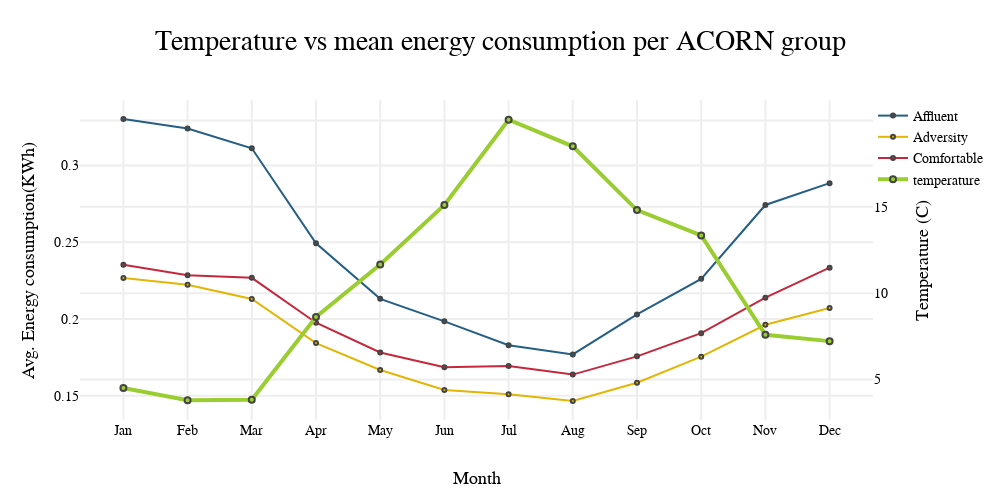

Here is the notebook cell this chart was saved with:
### Code cell
trace1 = go.Scatter(
         x=df_aeg.index,
         y=df_aeg.Affluent,                   
         name='Affluent',
         mode='lines+markers',
         marker=dict(
                size=4,
                color="#255F85",
                line=dict(width=2)),
                   ) 
trace2 = go.Scatter(
         x=df_aeg.index,
         y=df_aeg.Adversity,                   
         name='Adversity',
         mode='lines+markers',
         marker=dict(
                size=4,
                color="#E3B505",
                line=dict(width=2)),
                   ) 
trace3 = go.Scatter(
         x=df_aeg.index,
         y=df_aeg.Comfortable,                   
         name='Comfortable',
         mode='lines+markers',
         marker=dict(
                size=4,
                color="#C5283D",
                line=dict(width=2)),
                    )  
trace4 = go.Scatter(
         x=df_weather.month,
         y=df_weather.temperature,
         name='temperature',
         mode='lines+markers',
         line=dict(width=4),
         marker=dict(
                  color="yellowgreen",
                  line=dict(width=2)),
                  xaxis='x1', 
                  yaxis='y2')
data = [trace1, trace2,trace3,trace4]
layout = go.Layout(
         autosize=False,
         width=1000,
         height=500,
         title='Temperature vs mean energy consumption per ACORN group ',
         font=dict(family='Arial', size=20, color='black'),
         xaxis=dict(
         title='Month',
         titlefont=dict(
                   family='Arial',
                   size=18,
                   color='black'),
         tickfont=dict(
                  family='Arial',
                  size=14,
                  color='black'),
         gridwidth=2),
         yaxis=dict(
               title='Avg. Energy consumption(KWh)',
               titlefont=dict(
               family='Arial',
               size=18,
               color='black'),
         tickfont=dict(
                  family='Arial',
                  size=14,
                  color='black'),
         gridwidth=2),
         yaxis2=dict(
                title='Temperature (C)',
                titlefont=dict(
                family='Arial',
                size=18,
                color='black'),
         tickfont=dict(
                family='Arial',
                size=14,
                color='black'),
         gridwidth=2,
         overlaying='y',
         side='right'),
         legend=dict(
                x=1,
                y=1,
                traceorder='normal',
         font=dict(
              family='Arial',
              size=14,
              color='black')))
iplot({'data':data,'layout':layout})

### Figure 1 — Plotly figure (JSON) as saved in the notebook; plotly's stock layout.template omitted (floating-point values rounded to 4 significant figures)
{"data": [{"marker": {"color": "#255F85", "line": {"width": 2}, "size": 4}, "mode": "lines+markers", "name": "Affluent", "type": "scatter", "x": ["Jan", "Feb", "Mar", "Apr", "May", "Jun", "Jul", "Aug", "Sep", "Oct", "Nov", "Dec"], "y": [0.3304, 0.3242, 0.3113, 0.2493, 0.2131, 0.1985, 0.1829, 0.1769, 0.2029, 0.2261, 0.2743, 0.2886]}, {"marker": {"color": "#E3B505", "line": {"width": 2}, "size": 4}, "mode": "lines+markers", "name": "Adversity", "type": "scatter", "x": ["Jan", "Feb", "Mar", "Apr", "May", "Jun", "Jul", "Aug", "Sep", "Oct", "Nov", "Dec"], "y": [0.2268, 0.2223, 0.2131, 0.1843, 0.1667, 0.1537, 0.151, 0.1465, 0.1585, 0.1754, 0.1962, 0.2071]}, {"marker": {"color": "#C5283D", "line": {"width": 2}, "size": 4}, "mode": "lines+markers", "name": "Comfortable", "type": "scatter", "x": ["Jan", "Feb", "Mar", "Apr", "May", "Jun", "Jul", "Aug", "Sep", "Oct", "Nov", "Dec"], "y": [0.2353, 0.2285, 0.2268, 0.1976, 0.1782, 0.1686, 0.1693, 0.1637, 0.1756, 0.1907, 0.2139, 0.2335]}, {"line": {"width": 4}, "marker": {"color": "yellowgreen", "line": {"width": 2}}, "mode": "lines+markers", "name": "temperature", "type": "scatter", "x": ["Jan", "Feb", "Mar", "Apr", "May", "Jun", "Jul", "Aug", "Sep", "Oct", "Nov", "Dec"], "xaxis": "x1", "y": [4.507, 3.801, 3.834, 8.626, 11.66, 15.1, 20.04, 18.5, 14.81, 13.34, 7.586, 7.223], "yaxis": "y2"}], "layout": {"autosize": false, "font": {"color": "black", "family": "Arial", "size": 20}, "height": 500, "legend": {"font": {"color": "black", "family": "Arial", "size": 14}, "traceorder": "normal", "x": 1, "y": 1}, "title": "Temperature vs mean energy consumption per ACORN group ", "width": 1000, "xaxis": {"gridwidth": 2, "tickfont": {"color": "black", "family": "Arial", "size": 14}, "title": "Month", "titlefont": {"color": "black", "family": "Arial", "size": 18}}, "yaxis": {"gridwidth": 2, "tickfont": {"color": "black", "family": "Arial", "size": 14}, "title": "Avg. Energy consumption(KWh)", "titlefont": {"color": "black", "family": "Arial", "size": 18}}, "yaxis2": {"gridwidth": 2, "overlaying": "y", "side": "right", "tickfont": {"color": "black", "family": "Arial", "size": 14}, "title": "Temperature (C)", "titlefont": {"color": "black", "family": "Arial", "size": 18}}}}
